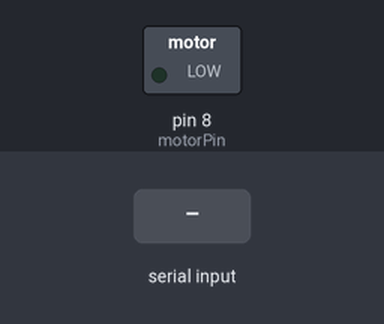
A sketch run on a simulated Arduino Uno, built with avr-gcc and run on an emulated ATmega328P. Shown: switched loads named in the sketch (green lamp = pin HIGH). Inputs (shaded band) come from the test bench. What the sketch prints to the serial monitor is not drawn.

Above: at 1.2 s.
1.3 s: "30,150\n" received over Serial
At 2.1 s:
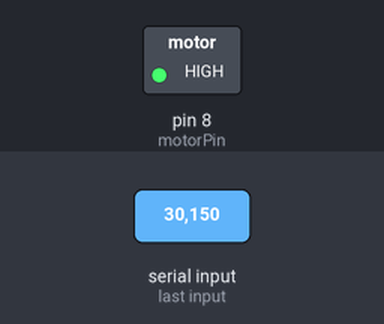
2.8 s: "90,45\n" received over Serial
At 3.1 s:
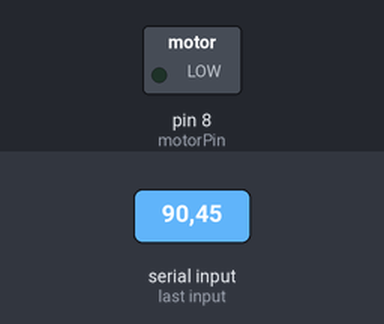
4.3 s: "200\n" received over Serial
At 5.5 s:
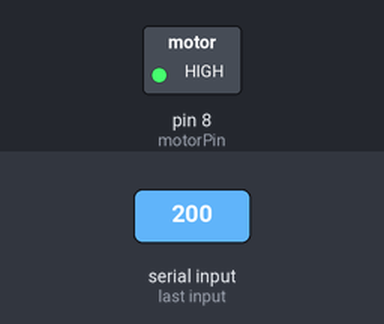
Timing chart, 0 to 7.3 s (numbered marks = the images above; inputs shaded):
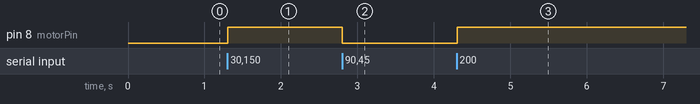

The sketch:

fan_motor_test.ino
```cpp
/*
 * Fan motor test
 *
 * Code adapted from:
 * https://create.arduino.cc/projecthub/ingo-lohs/first-test-super-starterkit-from-elegoo-motor-3-6v-dc-5b199d
 *
 * Entering 51 in the serial port is sufficient to get the fan moving.
 *
 * Wiring: see Project prototpye on tinkerCAD. Transistor is a NPN PN2222; resistor is 200 ohm. Diode is "diode rectifier" from the kit.
 * Note that white stripe on the diode goes TOWARDS the positive side of the circuit (red wire from fan).
 */


int motorPin = 8;

void setup()
{
  pinMode(motorPin, OUTPUT);
  Serial.begin(9600);
  while (! Serial);
  Serial.println("Speed 0 to 255");
  Serial.println("But the advice 50 to 255. Because the minimum voltage required to start the motor is 50.");
}


void loop()
{
  if (Serial.available())
  {
    int speed = Serial.parseInt();
    if (speed >= 50 && speed <= 255)
    {
      analogWrite(motorPin, speed);
    }
  }
}
```

Measured:
- after the input at 1.3 s, pin 8 (motorPin): LOW → HIGH at once
- after the input at 2.8 s, pin 8 (motorPin): HIGH → LOW at once
- after the input at 4.3 s, pin 8 (motorPin): LOW → HIGH at once
